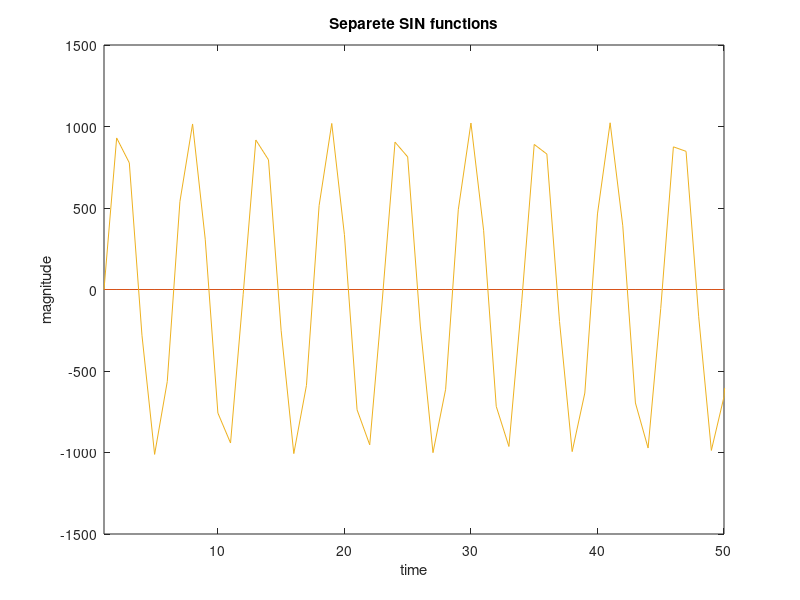
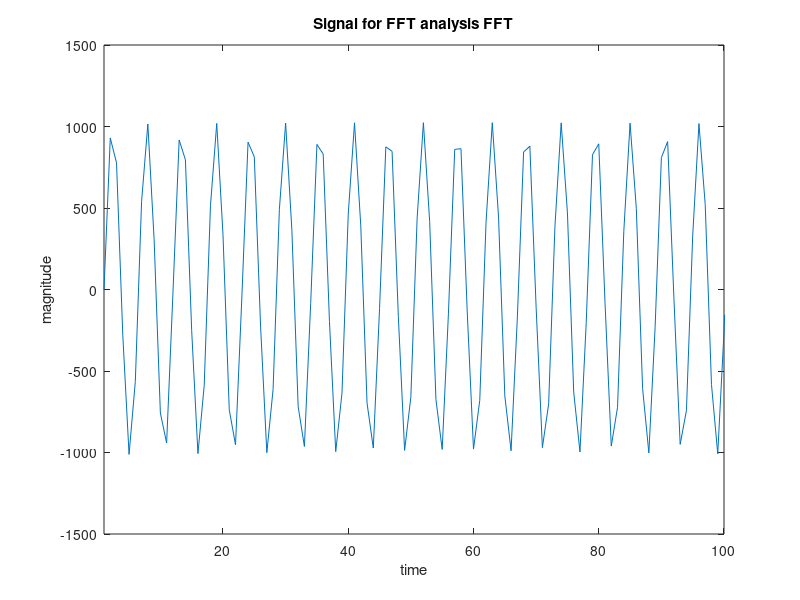
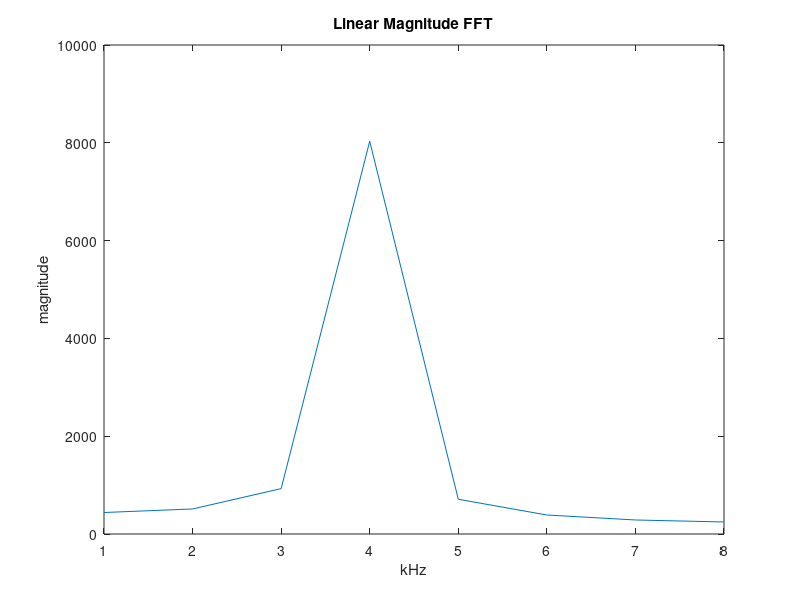

Write MATLAB code to recreate these figures, in order. (Note: this script raises an error after producing the figures.)
%% FFT algoritm
clear;                      % clears all previus values from memory 
clc;                        % clear command window
fs =  44100;                % samplinf freq.
fftLength=16;              % windowlength 
% signal frequencies
max = 2048 - 1 ;

f1 = 430;
a1 = 0;

f2 = 4300;
a2 = 0;

f3 = 8000;
a3 = max/2;

% calculating signals 
comp1 = a1 * sin(2*pi*f1*[0:1/fs:1]);
comp2 = a2 * sin(2*pi*f2*[0:1/fs:1]);
comp3 = a3 * sin(2*pi*f3*[0:1/fs:1]);

% calculatin vector values for step function
d1 = ones(1, 24);
d2 = 0.*ones(1, 1000 );

%data = [ d1 , d2];                  % creates vector with step function
data = comp1 + comp2 + comp3;      % creates vector from 3 sin functions

figure(1)               % plots separete sin functions
plot ( comp1, '-');
hold on;
plot ( comp2, '-');
plot ( comp3, '-');
xlim([1 50])
title('Separete SIN functions') 
ylabel('magnitude'), xlabel('time') 
hold off;

figure(2)               % plots signal for fft
plot ( data);
title('Signal for FFT analysis FFT') 
ylabel('magnitude'), xlabel('time') 
xlim([1 100])

figure(3)               % plots resultinf fft from Matlab functions
ft =fft(data,fftLength); 
ftMag=abs(ft(1:fftLength/2)); 
plot (ftMag)
title('Linear Magnitude FFT') 
ylabel('magnitude'), xlabel('kHz') 

xt = xticks;        % returns the current x-axis tick values as a vector
fstep = fs/fftLength;       % tick of f axis in f domain 
xtnew = round((xt-1)*fstep/1000, 1) ;   % calculate new tick in kHz
xticklabels(xtnew)      % set new tick labels

figure(4)               % plots resultinf fft(in dB)  from Matlab functions
ft =fft(data,fftLength); 
ftMag=abs(ft(1:fftLength/2)); 
plot (20*log10(ftMag))
title('dB Magnitude') 
ylabel('dB'), xlabel('kHz') 

xt = xticks;        % returns the current x-axis tick values as a vector
fstep = fs/fftLength;       % tick of f axis in f domain 
xtnew = round((xt-1)*fstep/1000, 1) ;   % calculate new tick in kHz
xticklabels(xtnew)      % set new tick labels

%% Data preparation for FFT

% reverse bit calulation
bits = length(dec2bin( fftLength - 1 ));    % how many bits in binary number
rev_bit_dec = zeros(1,fftLength);           % create vektor size of fftlength

for i=1:fftLength
    bin_num = dec2bin(i-1 , bits);          % converting to binary number
    rev_bit = [];                           % create empty vector
    for k=bits:-1:1
       rev_bit = [rev_bit , bin_num(k)];
    end
    rev_bit_dec(i) = bin2dec(rev_bit) ;     % add 1 to match Matlab numbering   
end

%  creating array
%  create empty array to store values in reverse bit order
stage = zeros(bits + 1,fftLength);

for i=1:fftLength
     stage(1,i)  =  data(rev_bit_dec(i)+1);
end

%% First stage

for i = 1 : 2^1 : fftLength 
    % Even
    stage(2,i)    = stage(1,i) + stage(1,i+1);
    % Odd
    stage(2,i+1)  = stage(1,i) - stage(1,i+1);
    
end

%% Second stage

% Calculating W twiddling factor 
for i = 1 : 2 
    Wn(i)  = exp(-j * (i-1) * 2 * pi/ 4 );
end

% calculate next stage values
for i = 1 : 2^2 : fftLength 
    % Even pair
        stage(3,i+0)   = stage(2,i+0) + Wn(1)*stage(2,i+2); 
        stage(3,i+1)   = stage(2,i+1) + Wn(2)*stage(2,i+3); 
    % Odd par
        stage(3,i+2)   = stage(2,i+0) - Wn(1)*stage(2,i+2); 
        stage(3,i+3)   = stage(2,i+1) - Wn(2)*stage(2,i+3); 
end

%% Therd stage

% Calculating W twiddling factor 
for i = 1 : 4 
    Wn(i)  = exp(-j * (i-1) * 2 * pi/ 8 );
end

% calculate next stage values
for i = 1 : 2^3 : fftLength 
    for k = 0 : 3
        % Even pair
        stage(4,i+k)   = stage(3,i+k) + Wn(k+1)*stage(3,i+k+4);   
        % Odd par
        stage(4,i+k+4) = stage(3,i+k) - Wn(k+1)*stage(3,i+k+4); 
    end
end

%% 4th stage  

% Calculating W twiddling factor 
for i = 1 : 8 
    Wn(i)  = exp(-j * (i-1) * 2 * pi/ 16 );
end

% calculate next stage values
for i = 1 : 2^4 : fftLength 
    for k = 0 : 7
        % Even pair
        stage(5,i+k)    = stage(4,i+k) + Wn(k+1)*stage(4,i+k+8);     
        % Odd par
        stage(5,i+k+8)  = stage(4,i+k) - Wn(k+1)*stage(4,i+k+8);  
    end
end

%% Ploting out
% slowly plot result
figure(5)
for i = 1 : bits 
    %plot( abs( real_n(i, :) + j.*imag_n(i,  :) ) );
    plot( abs( stage(i,:) ) );
    pause(1);
end
xt = xticks;        % returns the current x-axis tick values as a vector
fstep = fs/fftLength;       % tick of f axis in f domain 
xtnew = round(xt*fstep)/1000 ;   % calculate new tick in kHz
xticklabels(xtnew)      % set new tick labels
